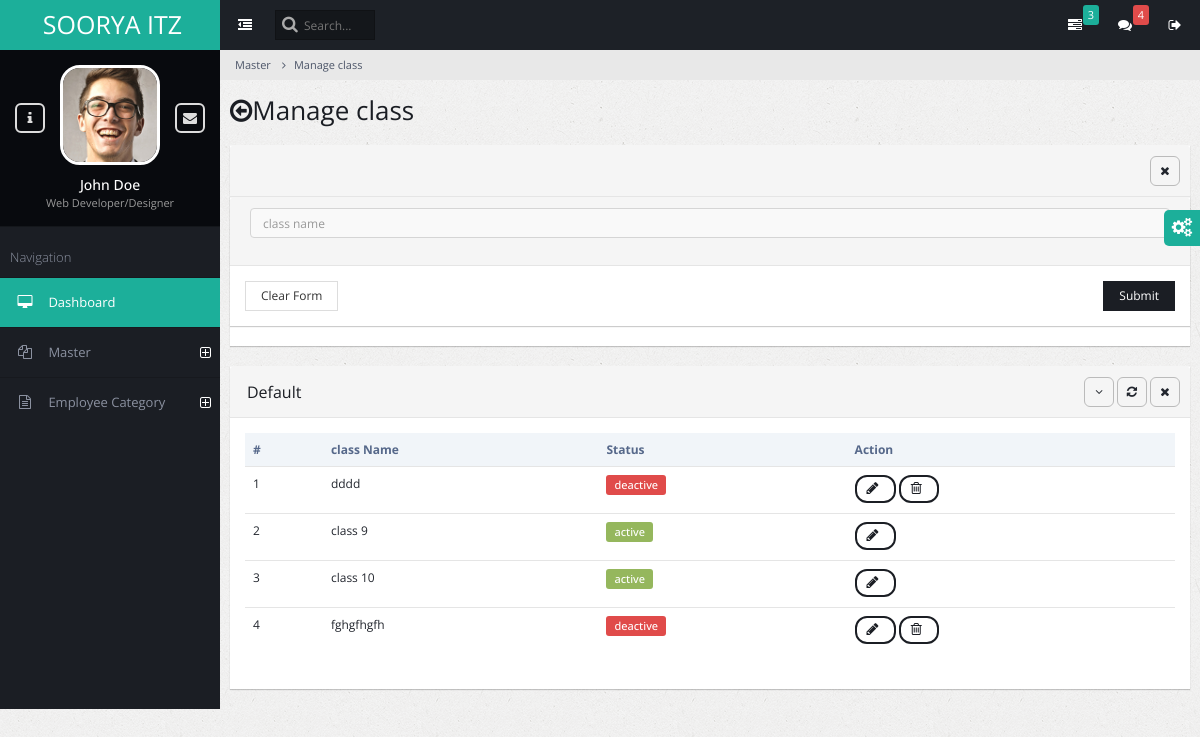
Screenshot of /admin_class_manage/ with the database file from the repository.
### admin_master/models.py (models this page shows)
class Academicclass(models.Model):
    classname = models.CharField(max_length=260)
    classstatus = models.IntegerField(default=1)

### admin_master/views.py (the view, shortened to what this page needs)
# urls.py: path('admin_class_manage/', views.admin_class_manage, name='admin_class_manage'),
def admin_class_manage(request):
    success_message = None
    error_message = None
    classes = Academicclass.objects.all()
    context = {
        'errormessage': error_message,
        'successmessage': success_message,
        'classes': classes,
    }
    return render(request, 'admin_master_class_manage.html', context)

### admin_master/templates/admin_master_class_manage.html (shortened to what this page needs)
{% extends "base.html" %}
{% block content %}
<ul class="breadcrumb">
    <li><a href="#">Master</a></li>
    <li><a href="#">Manage class</a></li>
</ul>
<div class="page-title">
    <h2><span class="fa fa-arrow-circle-o-left"></span>Manage class</h2>
</div>
<div class="page-content-wrap">
    <div class="row">
        <div class="col-md-12">
            <div class="panel panel-default">
                <div class="panel-heading">
                    <ul class="panel-controls">
                        <li><a href="#" class="panel-remove"><span class="fa fa-times"></span></a></li>
                    </ul>
                </div>
                <form method='post' >
        <div class="panel panel-default">
            <div class="panel-heading">
            <div class="row">
            <div class="col-md-12">
                <input type="text" placeholder="class name"  autofocus class="form-control" class="panel-title"name="classname" required><br>
            </div>
            </div>
        </div>
        <div class="panel-body d-flex justify-content-between">
            <button class="btn btn-default">Clear Form</button>
            <button class="btn btn-primary pull-right">Submit</button>
        </div>
        </div>
    </form>
    </div>
</div>
<div class="page-content-wrap">
    <div class="row">
        <div class="col-md-12">
                     <div class="panel panel-default">
                        <div class="panel-heading">
                            <h3 class="panel-title">Default</h3>
                            <ul class="panel-controls">
                                <li><a href="#" class="panel-collapse"><span class="fa fa-angle-down"></span></a></li>
                                <li><a href="#" class="panel-refresh"><span class="fa fa-refresh"></span></a></li>
                                <li><a href="#" class="panel-remove"><span class="fa fa-times"></span></a></li>
                            </ul>
                        </div>
                        <div class="panel-body">
                            <table class="table datatable">
                                <thead>
                                    <tr>
                                        <th>#</th>
                                        <th>class Name</th>
                                        <th>Status</th>
                                        <th>Action</th>
                                    </tr>
                                </thead>
                                <tbody>
                                    {% for academicclass in classes %}
                                    <tr id="{{academicclass.id}}">
                                        <td>{{ forloop.counter }}</td>
                                        <td>{{ academicclass.classname }}</td>
                                        <td> {% if academicclass.classstatus == 1 %}
                      <p class="badge badge-success">active
                       </td>
                       {% else %}
                       <p class="badge badge-danger">deactive</td>
                         {% endif %}</td>
                                        <td>
                                            <button class="btn btn-primary btn-rounded"  onclick="edit_classrow({{academicclass.id}});">
                                                <span  id= "spinner{{academicclass.id}}" class="fa fa-pencil" ></span>
                                            </button>
                                            {% if  not academicclass.classstatus == 1 %}
                                            <button class="btn btn-primary btn-rounded" >
                                                <span  id= "spinner{{academicclass.id}}" class="fa fa-trash-o" onClick="delete_class({{academicclass.id}})" >  </button>
                                            {% endif %}
                                                </td>
                                    </tr>
                                    {% endfor %}
                                </tbody>
                            </table>
                        </div>
                    </div>
{% endblock   %}

### rows the page displays
Academicclass: classname "dddd", classstatus "deactive"
Academicclass: classname "class 9", classstatus "active"
Academicclass: classname "class 10", classstatus "active"
Academicclass: classname "fghgfhgfh", classstatus "deactive"
